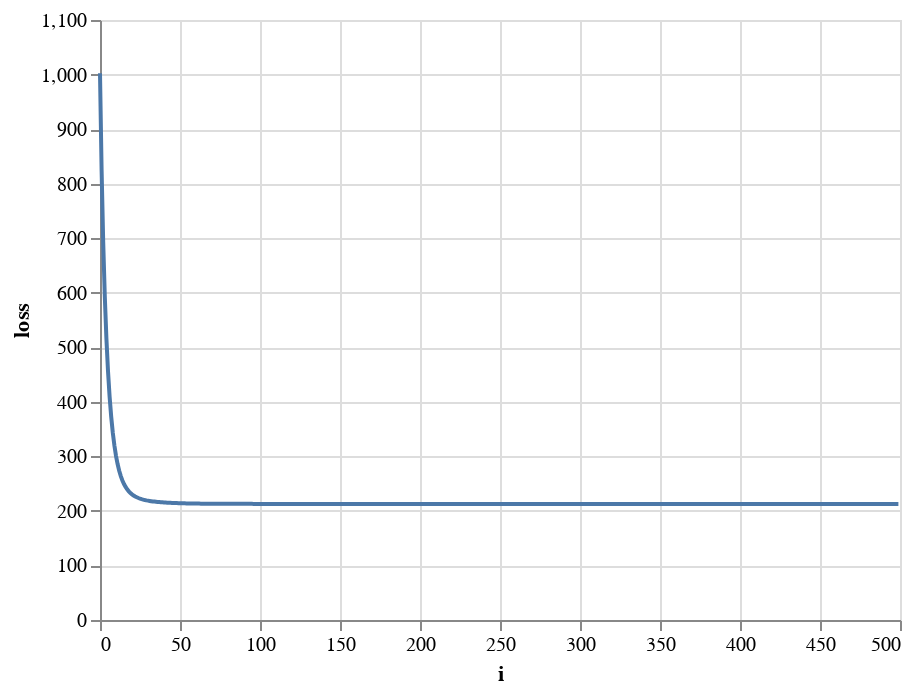

The cell this chart's notebook holds for it:
### Code cell
loss_df = pd.DataFrame({'i':range(500), 'loss':loss_record})
alt.Chart(loss_df).mark_line().encode(x='i', y='loss')

### Figure 1 — Vega-Lite specification as saved in the notebook (floating-point values rounded to 4 significant figures; data arrays with more than 128 entries replaced by an {"elided": "..."} marker saying what was removed)
{"$schema": "https://vega.github.io/schema/vega-lite/v3.4.0.json", "config": {"mark": {"tooltip": null}, "view": {"height": 300, "width": 400}}, "data": {"name": "data-6215aef0366b0e50b4f51a8a83b71cfc"}, "datasets": {"data-6215aef0366b0e50b4f51a8a83b71cfc": {"elided": "500 records"}}, "encoding": {"x": {"field": "i", "type": "quantitative"}, "y": {"field": "loss", "type": "quantitative"}}, "mark": "line"}
